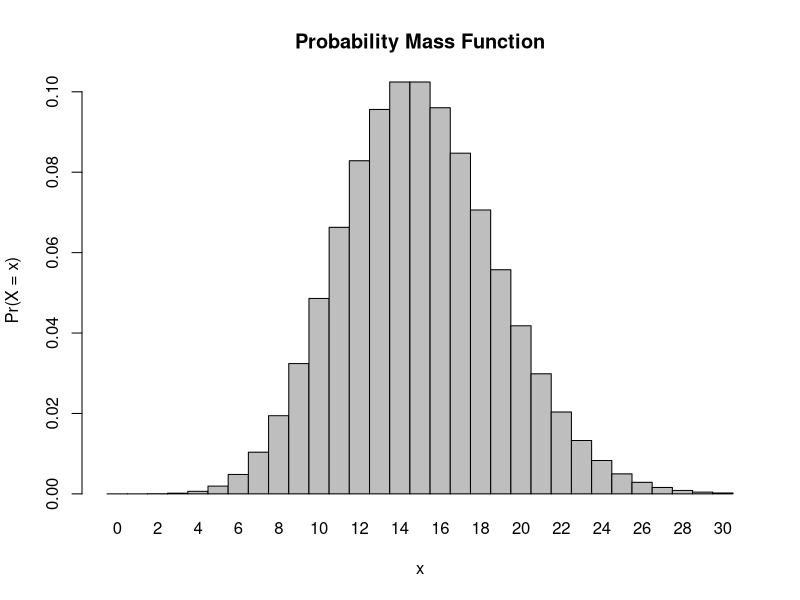
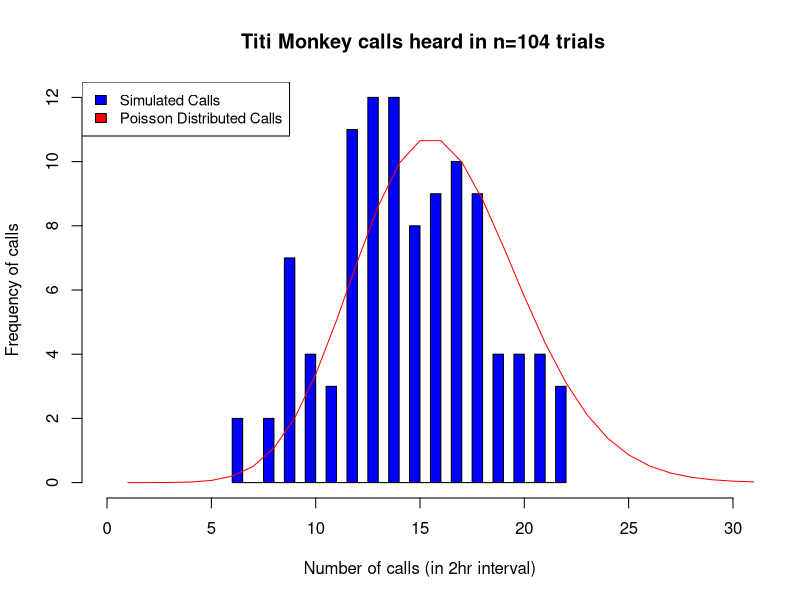

R code for these plots, in order:
## ---- chunk 1
# We know lambda is the "mean number of occurrences of the event in the given interval"
# Thus, our lambda will be 15 in a 2 hour interval
l<-15
x = 8 # 8 calls
ppois(q = x, lambda = l, lower.tail=FALSE)

## ---- chunk 2
x<-0 
dpois(x = x, lambda = l)
## ---- chunk 3
x<-3 
dpois(x = x, lambda = l)
## ---- chunk 4
x<-0:30
probset <- dpois(x = x, lambda = l)
barplot(probset, names.arg = x, space = 0, xlab = "x", ylab = "Pr(X = x)", main = "Probability Mass Function")
## ---- chunk 5
n = 104
(results<-rpois(n, l))
## ---- chunk 6
x<-0:30
probset <- dpois(x = x, lambda = l)

#supress histogram plot first
p1<-hist(results, breaks=30, plot=FALSE)
plot(p1, xlim=c(0,30), col='blue', xlab='Number of calls (in 2hr interval)', ylab='Frequency of calls', main = " Titi Monkey calls heard in n=104 trials")
lines(probset*n, col='red')

# Used this to scale legend: https://www.geeksforgeeks.org/change-legend-size-in-base-r-plot/
legend("topleft", cex=0.9, c("Simulated Calls", "Poisson Distributed Calls"), fill=c("blue", "red"))
